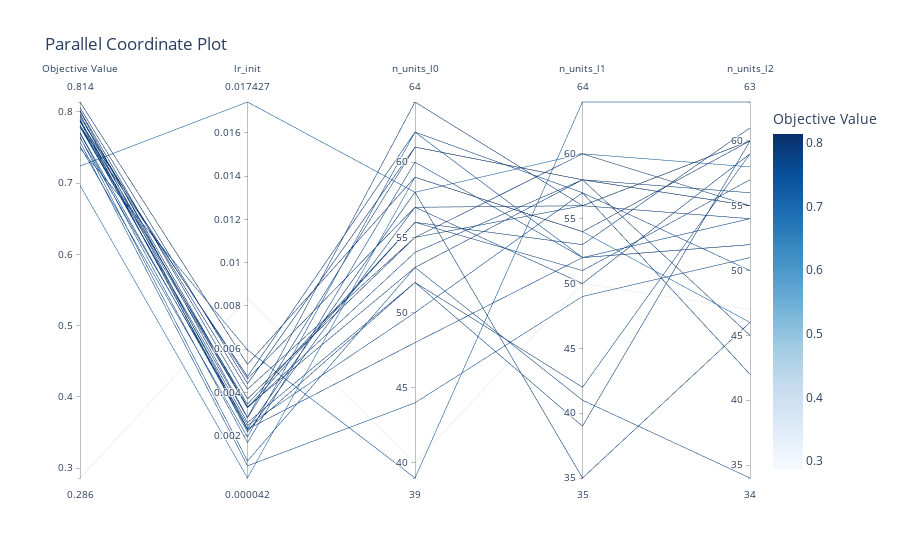

The code cell stored with this chart in its notebook:
### Markdown cell above
## Visualizing High-dimensional Parameter Relationships

### Code cell
from optuna.visualization import plot_parallel_coordinate

plot_parallel_coordinate(study)

### Figure 1 — Plotly figure (JSON) as saved in the notebook; plotly's stock layout.template omitted (floating-point values rounded to 4 significant figures)
{"data": [{"dimensions": [{"label": "Objective Value", "range": [0.286, 0.814], "values": [0.77, 0.697, 0.724, 0.286, 0.749, 0.758, 0.802, 0.765, 0.801, 0.796, 0.781, 0.781, 0.779, 0.771, 0.752, 0.787, 0.814, 0.79, 0.806, 0.797, 0.788, 0.781, 0.793, 0.787, 0.779, 0.764]}, {"label": "lr_init", "range": [4.15e-05, 0.01743], "values": [0.00168, 4.15e-05, 0.01743, 0.008365, 0.00596, 0.0006037, 0.003699, 0.000829, 0.002837, 0.003338, 0.002602, 0.004735, 0.003288, 0.002297, 0.001935, 0.00227, 0.005297, 0.002167, 0.004403, 0.002331, 0.003288, 0.003453, 0.004146, 0.004629, 0.002822, 0.002477]}, {"label": "n_units_l0", "range": [39, 64], "values": [60, 59, 58, 40, 39, 44, 55, 53, 64, 53, 52, 62, 54, 48, 62, 52, 59, 57, 61, 58, 56, 56, 55, 57, 61, 50]}, {"label": "n_units_l1", "range": [35, 64], "values": [52, 54, 60, 50, 64, 49, 60, 41, 56, 58, 42, 57, 58, 52, 52, 39, 54, 50, 58, 35, 53, 51, 56, 56, 58, 57]}, {"label": "n_units_l2", "range": [34, 63], "values": [52, 46, 58, 47, 63, 51, 55, 34, 54, 55, 59, 42, 55, 54, 52, 60, 60, 59, 45, 46, 61, 57, 60, 60, 56, 50]}], "line": {"color": [0.77, 0.697, 0.724, 0.286, 0.749, 0.758, 0.802, 0.765, 0.801, 0.796, 0.781, 0.781, 0.779, 0.771, 0.752, 0.787, 0.814, 0.79, 0.806, 0.797, 0.788, 0.781, 0.793, 0.787, 0.779, 0.764], "colorbar": {"title": {"text": "Objective Value"}}, "colorscale": [[0, "rgb(247,251,255)"], [0.125, "rgb(222,235,247)"], [0.25, "rgb(198,219,239)"], [0.375, "rgb(158,202,225)"], [0.5, "rgb(107,174,214)"], [0.625, "rgb(66,146,198)"], [0.75, "rgb(33,113,181)"], [0.875, "rgb(8,81,156)"], [1, "rgb(8,48,107)"]], "reversescale": false, "showscale": true}, "type": "parcoords"}], "layout": {"title": {"text": "Parallel Coordinate Plot"}}}
